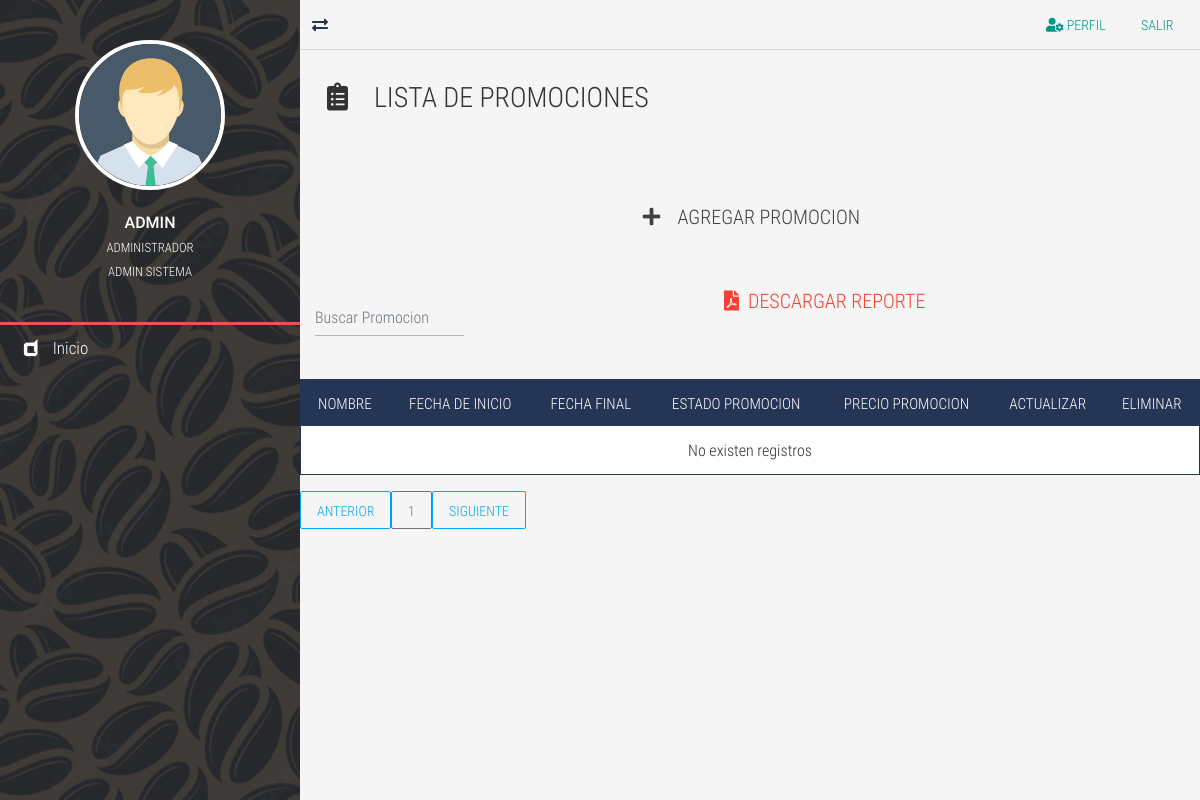
Page /promociones-list/ (signed in) on the earlier database version.
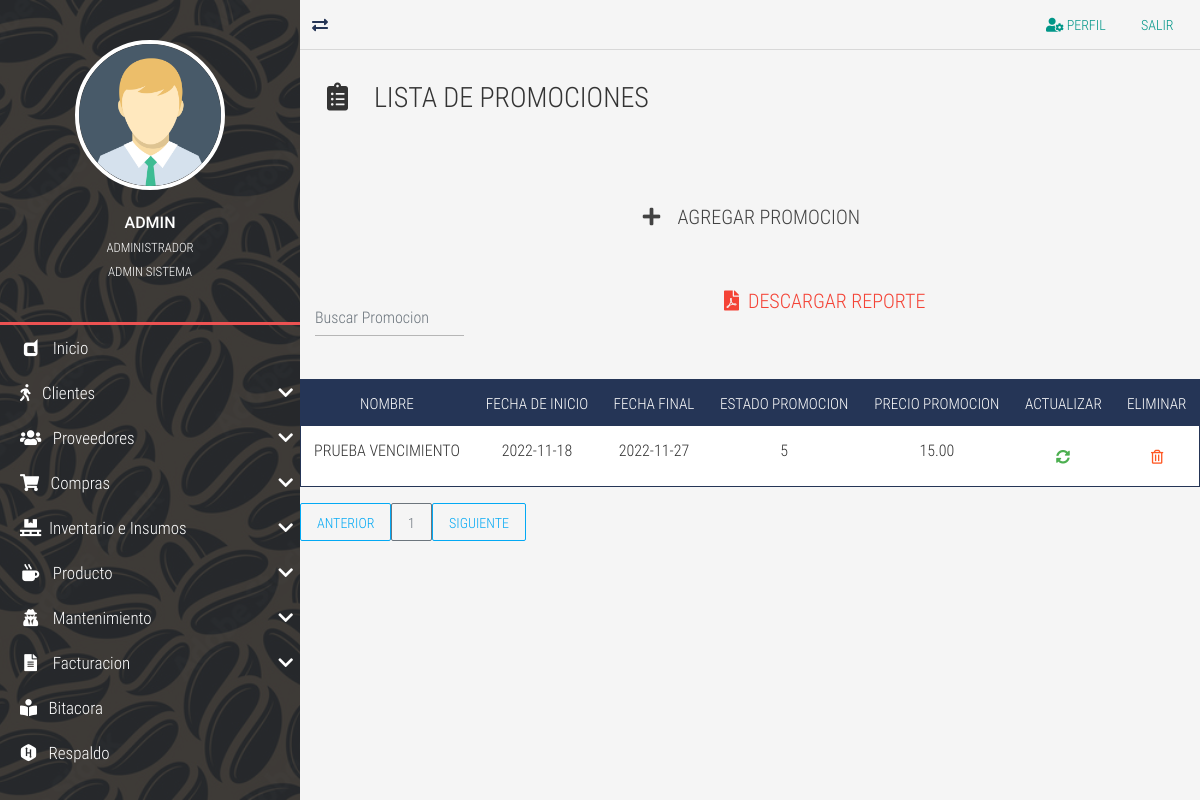
Same page on the later database version.
### tables this page shows
CREATE TABLE `TBL_promociones` (
  `id_promociones` int NOT NULL AUTO_INCREMENT,
  `nom_promocion` varchar(45) DEFAULT NULL,
  `fech_ini_promo` date DEFAULT NULL,
  `fech_fin_promo` date DEFAULT NULL,
  `id_estado_promocio` int DEFAULT NULL,
  `precio_promocion` decimal(6,2) DEFAULT NULL,
  PRIMARY KEY (`id_promociones`),
  KEY `id_estado_promocio` (`id_estado_promocio`),
  CONSTRAINT `FK_TBL_promociones_TBL_estado_promociones` FOREIGN KEY (`id_estado_promocio`) REFERENCES `TBL_estado_promociones` (`id_estado_promociones`)
);

### controladores/vistasControlador.php (called while the page is built, shortened)
<?php
	class vistasControlador extends vistasModelo{
		public function obtener_plantilla_controlador(){
			return require_once "./vistas/plantilla.php";
		}
	}

### index.php (called while the page is built, shortened)
<?php
	require_once "./controladores/vistasControlador.php";
	$plantilla = new vistasControlador();
	$plantilla->obtener_plantilla_controlador();

### vistas/contenidos/promociones-list-view.php (the view, shortened to what the changed rows need)
<?php
$where="";
?>
  <br>
      <table class="table table-striped table-dark table_id text-center" id="tblDatos">
                         <thead>
                         <tr>
                        <th>NOMBRE</th>
                        <th>FECHA DE INICIO</th>
                        <th>FECHA FINAL</th>
                        <th>ESTADO PROMOCION</th>
                        <th>PRECIO PROMOCION</th>
						<th>ACTUALIZAR</th>
						<TH>ELIMINAR</TH>
                        </tr>
                        </thead>
                        <tbody>
				<?php
include ("./cone.php");
 $SQL="SELECT  * FROM TBL_promociones;
 $where";
$dato = mysqli_query($conexion, $SQL);
if($dato -> num_rows >0){
    while($fila=mysqli_fetch_array($dato)){
?>
	<?php
		include ("./cone.php");
		$fecha_actual = new DateTime(date('Y-m-d'));
		$fecha_final = new DateTime($fila['fech_fin_promo']);
        $dias = $fecha_actual->diff($fecha_final)->format('%r%a');
		if ($dias <= 0) {
			$SQL="UPDATE TBL_promociones SET id_estado_promocio=5 WHERE id_promociones=24";
			}
			$dato = mysqli_query($conexion, $SQL);
	?>
<td><?php echo $fila['nom_promocion']; ?></td>
<td><?php echo $fila['fech_ini_promo']; ?></td>
<td><?php echo $fila['fech_fin_promo']; ?></td>
<td><?php echo $fila['id_estado_promocio']; ?></td>
<td><?php echo $fila['precio_promocion']; ?></td>
<td>
				<div class="btn btn-success" data-toggle="modal" data-target="#ModalActualizar<?php echo $fila['id_promociones'];?>">
					<i class="fas fa-sync-alt"> </i>
				</div>
			</td>
<td>
	<form class="FormularioAjax" action="<?php echo SERVERURL; ?>ajax/promocionesAjax.php" method="POST" data-form="delete" autocomplete="off">
	<button type="submit" class="btn btn-warning">
		<i class="far fa-trash-alt"></i>
	</button>
	</form>
</td>
<?php
}
}else{
    ?>
    <tr class="text-center">
    <td colspan="16">No existen registros</td>
    </tr>
    <?php
}
?>
	</body>

### vistas/inc/NavLateral.php (shortened to what the changed rows need)
<?php
include ("./cone.php");
	$rol=$_SESSION['id_rol'];
	$sql="SELECT tipo_objeto FROM TBL_permisos
	where id_rol='$rol'";
	$dato = mysqli_query($conexion, $sql);
		if($dato -> num_rows >0){
			while($fila=mysqli_fetch_array($dato)){
				if($fila['tipo_objeto']=='Proveedores'){
					$proveedores='true';
				}
				if($fila['tipo_objeto']=='Insumos'){
					$insumos='true';
				}
				if($fila['tipo_objeto']=='Productos'){
					$productos='true';
				}
				if($fila['tipo_objeto']=='Compras'){
					$compras='true';
				}
				if($fila['tipo_objeto']=='Mantenimiento'){
					$mantenimiento='true';
				}
				if($fila['tipo_objeto']=='Administracion'){
					$administracion='true';
				}
				if($fila['tipo_objeto']=='Facturacion'){
					$facturacion='true';
				}
			}
		}
	?>
<section class="full-box nav-lateral">
	<div class="full-box nav-lateral-content">
		<nav class="full-box nav-lateral-menu">
			<ul>
				<?php
					if(isset($facturacion)=='true'){
				?>
				<li>
					<a href="#" class="nav-btn-submenu"><i class="fas fa-walking"></i> &nbsp; Clientes <i class="fas fa-chevron-down"></i></a>
				</li>
				<?php
					}
				?>
				<?php
					if(isset($proveedores)=='true'){
				?>
				<li>
					<a href="#" class="nav-btn-submenu"><i class="fas fa-users fa-fw"></i> &nbsp; Proveedores <i class="fas fa-chevron-down"></i></a>
				</li>
				<?php
					}
				?>
				<?php
					if(isset($compras)=='true'){
				?>
				<li>
					<a href="#" class="nav-btn-submenu"><i class="fas fa-shopping-cart"></i></i> &nbsp; Compras <i class="fas fa-chevron-down"></i></a>
				</li>
				<?php
					}
				?>
				<?php
					if(isset($insumos)=='true'){
				?>
				<li>
					<a href="#" class="nav-btn-submenu"><i class="fas fa-pallet fa-fw"></i> &nbsp;Inventario e Insumos <i class="fas fa-chevron-down"></i></a>
				</li>
				<?php
					}
				?>
				<?php
					if(isset($productos)=='true'){
				?>
				<li>
					<a href="#" class="nav-btn-submenu"><i class="fas fa-mug-hot fa-fw"></i> &nbsp; Producto <i class="fas fa-chevron-down"></i></a>
				</li>
				<?php
					}
				?>
				<?php
					if(isset($mantenimiento)=='true'){
				?>
				<li>
					<a href="#" class="nav-btn-submenu"><i class="fas  fa-user-secret fa-fw"></i> &nbsp; Mantenimiento <i class="fas fa-chevron-down"></i></a>
				</li>
				<?php
					}
				?>
				<?php
					if(isset($facturacion)=='true'){
				?>
				<li>
				<a href="#" class="nav-btn-submenu"><i class="fas  fa-file-alt fa-fw"></i> &nbsp; Facturacion <i class="fas fa-chevron-down"></i></a>
				</li>
				<?php
					}
				?>
				<?php
					if(isset($administracion)=='true'){
				?>
				<li>
					<a href="<?php echo SERVERURL; ?>bitacora/"><i class="fas fa-book-reader"></i> &nbsp; Bitacora</a>
				</li>
				<li>
					<a href="<?php echo SERVERURL; ?>respaldo/"><i class="fab fa-hackerrank"></i></i> &nbsp; Respaldo</a>
				</li>
				<?php
					}
				?>
			</ul>
		</nav>
	</div>
</section>

Differences in the rows shown:
added tbl_promociones: nom_promocion "PRUEBA VENCIMIENTO", fech_ini_promo "2022-11-18", fech_fin_promo "2022-11-27", id_estado_promocio "5", precio_promocion "15.00"
Other differences:
text no longer shown: "No existen registros"
text now shown: "Clientes Proveedores Compras Inventario e Insumos Producto Mantenimiento Facturacion Bitacora Respaldo"
